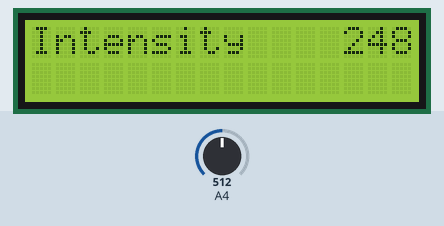
The sketch below on a simulated Arduino Uno, built with avr-gcc and run on an emulated ATmega328P. Shown: 16×2 character LCD. Inputs (shaded band) come from the test bench; at power-on: A4 = 512.

Above: at 1.2 s.
1.3 s: A4 set to 716
At 2.4 s:
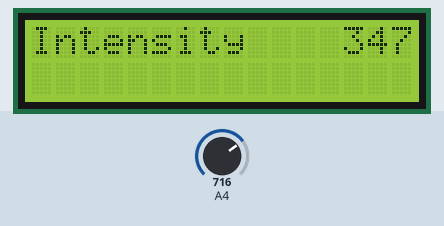
2.8 s: A4 set to 900
At 3.5 s:
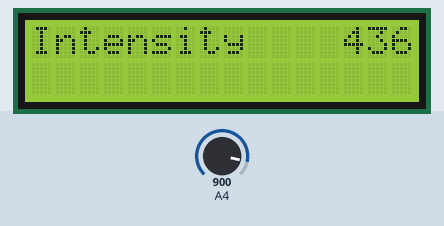
4.3 s: A4 set to 1023
At 4.7 s:
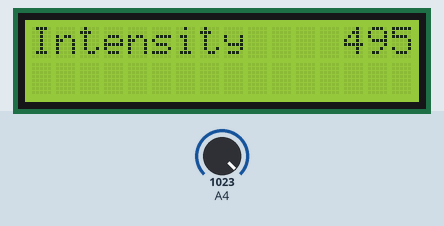
Timing chart, 0 to 7.3 s (numbered marks = the images above; inputs shaded):
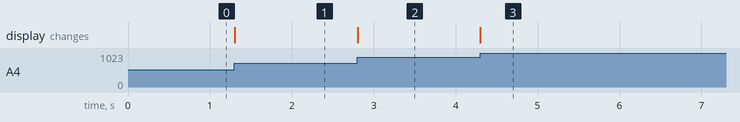

The sketch:

intensity-sensor.ino
```cpp
#include<LiquidCrystal.h>
LiquidCrystal lcd(13,12,11,10,9,8);
void setup() {
 pinMode(A4,INPUT);
 lcd.begin(16,2);
}

void loop() {
  int ins = analogRead(A4);
  ins = ins*0.4848;
  lcd.setCursor(0,0);
  lcd.print("Intensity");
  lcd.setCursor(13,0);
  lcd.print(ins);
}
```

Measured:
- after the input at 1.3 s, the display: changes at once (image 1)
- after the input at 2.8 s, the display: changes at once (image 2)
- after the input at 4.3 s, the display: changes at once (image 3)
